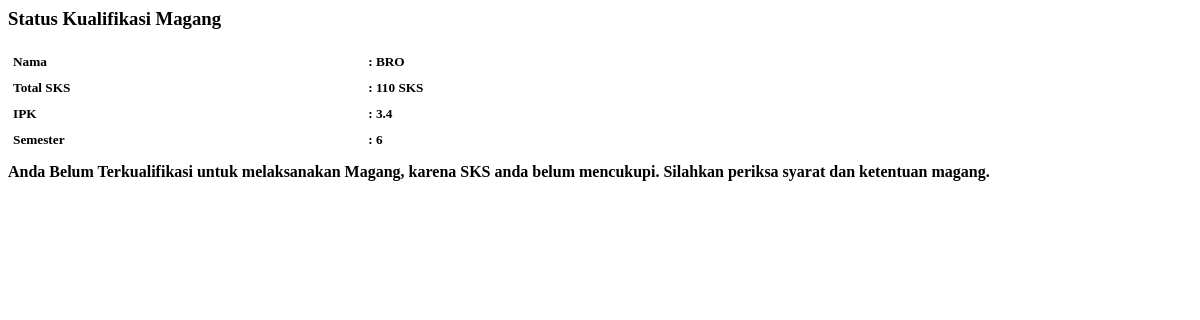
/mhs/reqs/status.php (signed in), run on an earlier commit of the app's database.
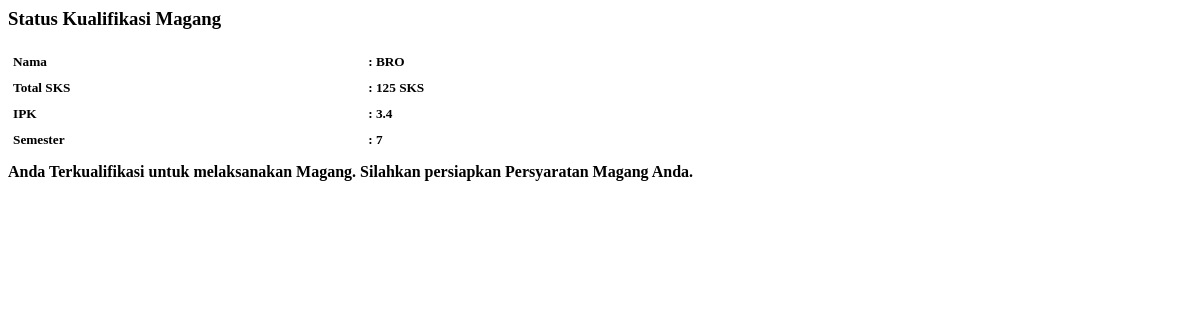
And on a later commit of the database.
### tables this page shows
CREATE TABLE `mahasiswa` (
  `nim` varchar(20) NOT NULL,
  `nama` varchar(255) NOT NULL,
  `tempat_lahir` varchar(100) NOT NULL,
  `tanggal_lahir` date NOT NULL,
  `fakultas` varchar(70) NOT NULL,
  `prodi` varchar(70) NOT NULL,
  `jenis_kelamin` tinyint(4) NOT NULL,
  `telp` varchar(12) NOT NULL,
  `sks` int(3) NOT NULL,
  `ipk` double NOT NULL,
  `semester` tinyint(4) NOT NULL,
  `nip_pembimbing` varchar(20) NOT NULL,
  `tempat_magang` varchar(100) NOT NULL
);

### core/Database.php (called while the page is built, shortened)
<?php
	class Database
	{
		function __construct()
		{
		    $this->host = 'localhost';
		    $this->user = 'root';
		    $this->pass = '';
		    $this->db 	= 'magang';
		    $this->conn = new mysqli($this->host, $this->user, $this->pass, $this->db);
		}
	}
 ?>

### core/Mahasiswa.php (called while the page is built, shortened)
<?php
	require_once 'Database.php';
	class Mahasiswa extends Database
	{
		function __construct()
		{
			$nim = $_SESSION['username'];
			$query 	= "SELECT dosen.nama AS nama_pembimbing, mahasiswa.* FROM mahasiswa JOIN dosen WHERE dosen.nip = mahasiswa.nip_pembimbing AND mahasiswa.nim = '$nim'";
			$result = $this->conn->query($query);
			while($row = $result->fetch_object())
			{
				$this->nama 			= $row->nama;
				$this->sks 				= $row->sks;
				$this->ipk 				= $row->ipk;
				$this->semester 		= $row->semester;
			}
		}
	}
	$mahasiswa = new Mahasiswa();
 ?>

### mhs/reqs/status.php (the view, shortened to what this page needs)
<div class="col-md-12">
  <h3 class="status-head">Status Kualifikasi Magang</h3><?php require_once '../../core/Mahasiswa.php'; ?>
  <h5 class="data-type">Nama</h5><h5 class="data-content"> : <?= $mahasiswa->nama ?></h5>
  <h5 class="data-type">Total SKS</h5><h5 class="data-content"> : <?= $mahasiswa->sks ?> SKS</h5>
  <h5 class="data-type">IPK</h5><h5 class="data-content"> : <?= $mahasiswa->ipk ?></h5>
  <h5 class="data-type">Semester</h5><h5 class="data-content"> : <?= $mahasiswa->semester ?></h5>
  <?php if($mahasiswa->sks >= 120) : ?>
  <div class="alert alert-success data-status">Anda Terkualifikasi untuk melaksanakan Magang. Silahkan persiapkan Persyaratan Magang Anda.
  </div>
  <?php else : ?>
  <div class="alert alert-danger data-status">Anda Belum Terkualifikasi untuk melaksanakan Magang, karena SKS anda belum mencukupi. Silahkan periksa syarat dan ketentuan magang.
  </div>
  <?php endif; ?>
</div>

### mhs/reqs/status.php (style rules this page uses)
.status-head { font-weight:bold; }
.data-type { width:30%; float:left; box-sizing:border-box; padding:5px; border-bottom:2px; margin:0; }
.data-content { font-weight: bold; width:70%; float:left; margin:0; box-sizing:border-box; padding:5px; text-transform: uppercase; }
.data-status { float:left; box-sizing:border-box; width:100%; font-weight:bold; margin-top:10px; }

What changed in the data, as far as the page shows it:
changed mahasiswa "BRO": sks "110" → "125"; semester "6" → "7"
Also different on the page:
text no longer shown: "Anda Belum Terkualifikasi untuk melaksanakan Magang, karena SKS anda belum mencukupi. Silahkan periksa syarat dan ketentuan magang."
text now shown: "Anda Terkualifikasi untuk melaksanakan Magang. Silahkan persiapkan Persyaratan Magang Anda."
